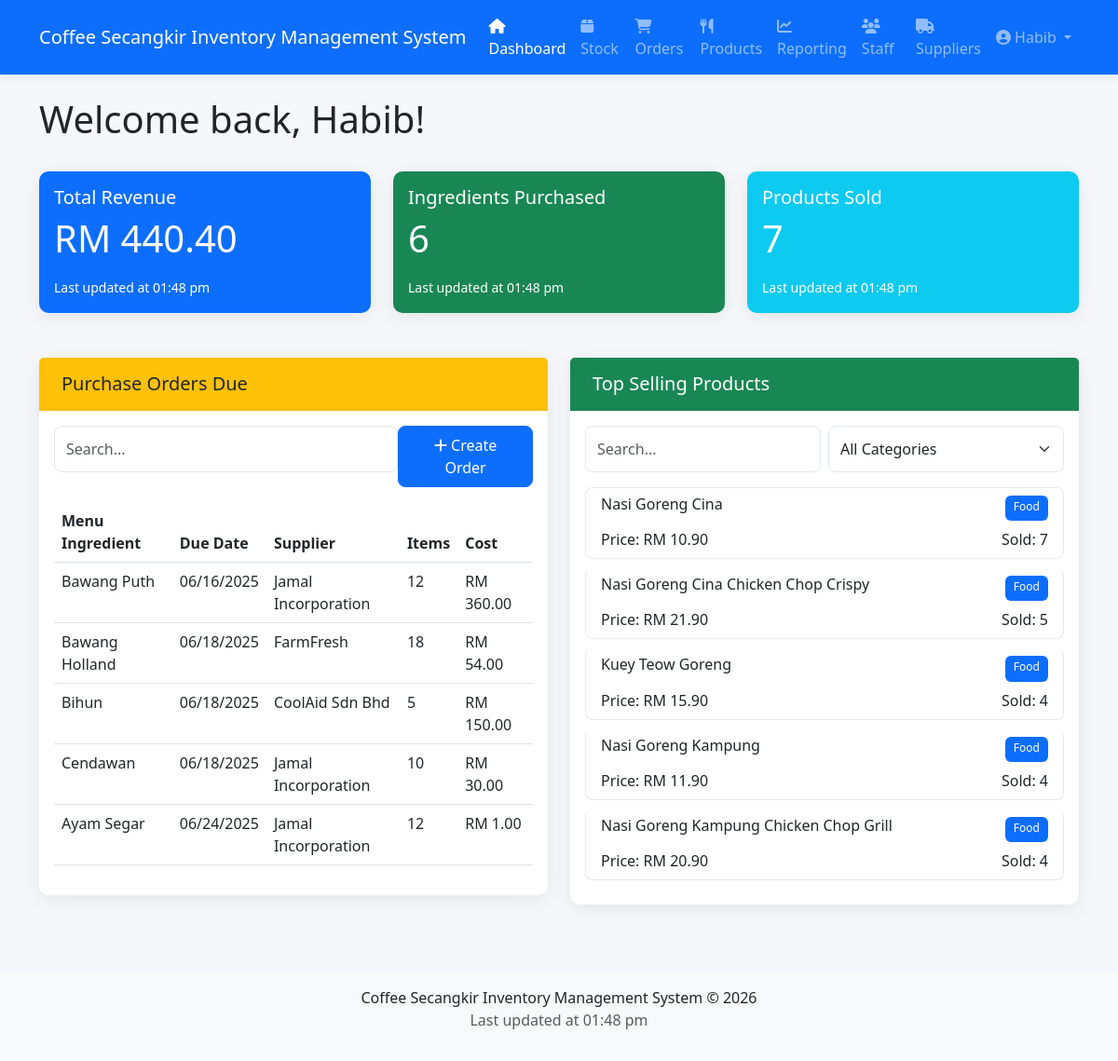
The app's page /modules/dashboard.php (signed in) with its own data.
### tables this page shows
CREATE TABLE purchase_orders (
    id INT AUTO_INCREMENT PRIMARY KEY,
    ingredient_id INT,
    due_date DATE,
    supplier_id INT,
    quantity INT,
    cost DECIMAL(10,2),
    status VARCHAR(20) DEFAULT 'pending',
    created_at TIMESTAMP DEFAULT CURRENT_TIMESTAMP,
    FOREIGN KEY (ingredient_id) REFERENCES ingredients(id),
    FOREIGN KEY (supplier_id) REFERENCES suppliers(id)
);

CREATE TABLE ingredients (
    id INT AUTO_INCREMENT PRIMARY KEY,
    name VARCHAR(100) NOT NULL,
    current_stock INT DEFAULT 0,
    purchased INT DEFAULT 0,
    price DECIMAL(10,2) NOT NULL
);

CREATE TABLE suppliers (
    id INT AUTO_INCREMENT PRIMARY KEY,
    name VARCHAR(100) NOT NULL,
    contact_name VARCHAR(100),
    email VARCHAR(100),
    phone VARCHAR(20),
    purchase_count INT DEFAULT 0
);

CREATE TABLE products (
    id INT AUTO_INCREMENT PRIMARY KEY,
    name VARCHAR(100) NOT NULL,
    category VARCHAR(50) DEFAULT 'Food',
    price DECIMAL(10,2) NOT NULL,
    sold_count INT DEFAULT 0,
    created_at TIMESTAMP DEFAULT CURRENT_TIMESTAMP
);

### modules/dashboard.php (the view, shortened to what this page needs)
<?php
require_once '../includes/db_connect.php';
require_once '../includes/header.php';
$stmt = $pdo->prepare("
    SELECT po.*, i.name AS ingredient_name, s.name AS supplier_name
    FROM purchase_orders po
    JOIN ingredients i ON po.ingredient_id = i.id
    JOIN suppliers s ON po.supplier_id = s.id
    ORDER BY po.due_date ASC
    LIMIT 5
");
$stmt->execute();
$orders = $stmt->fetchAll();
$stmt = $pdo->query("SELECT * FROM products ORDER BY sold_count DESC LIMIT 5");
$products = $stmt->fetchAll();
$stmt = $pdo->query("SELECT COUNT(*) AS total_products FROM products");
$total_products = $stmt->fetchColumn();
$stmt = $pdo->query("SELECT COUNT(*) AS total_orders FROM purchase_orders");
$total_orders = $stmt->fetchColumn();
$stmt = $pdo->query("SELECT SUM(p.price * p.sold_count) AS total_revenue FROM products p");
$total_revenue = $stmt->fetchColumn();
?>
<div class="d-flex justify-content-between align-items-center mb-4">
    <h1>Welcome back, <?= htmlspecialchars($_SESSION['user_name']) ?>!</h1>
</div>
<div class="row mb-4">
    <div class="col-md-4">
        <div class="card bg-primary text-white">
            <div class="card-body">
                <h5 class="card-title">Total Revenue</h5>
                <p class="card-text display-6">RM <?= number_format($total_revenue, 2) ?></p>
                <small>Last updated at <?= date('h:i a') ?></small>
            </div>
        </div>
    </div>
    <div class="col-md-4">
        <div class="card bg-success text-white">
            <div class="card-body">
                <h5 class="card-title">Ingredients Purchased</h5>
                <p class="card-text display-6"><?= $total_orders ?></p>
                <small>Last updated at <?= date('h:i a') ?></small>
            </div>
        </div>
    </div>
    <div class="col-md-4">
        <div class="card bg-info text-white">
            <div class="card-body">
                <h5 class="card-title">Products Sold</h5>
                <p class="card-text display-6"><?= $total_products ?></p>
                <small>Last updated at <?= date('h:i a') ?></small>
            </div>
        </div>
    </div>
</div>
<div class="row">
    <div class="col-md-6">
        <div class="card mb-4">
            <div class="card-header bg-warning">
                <h5 class="mb-0">Purchase Orders Due</h5>
            </div>
            <div class="card-body">
                <div class="d-flex justify-content-between mb-3">
                    <div class="w-75">
                        <input type="text" class="form-control" placeholder="Search..." id="orderSearch">
                    </div>
                    <a href="orders.php" class="btn btn-primary">
                        <i class="fas fa-plus"></i> Create Order
                    </a>
                </div>
                <div class="table-responsive">
                    <table class="table table-hover">
                        <thead>
                            <tr>
                                <th>Menu Ingredient</th>
                                <th>Due Date</th>
                                <th>Supplier</th>
                                <th>Items</th>
                                <th>Cost</th>
                            </tr>
                        </thead>
                        <tbody>
                            <?php foreach ($orders as $order): ?>
                                <tr>
                                    <td><?= htmlspecialchars($order['ingredient_name']) ?></td>
                                    <td><?= date('m/d/Y', strtotime($order['due_date'])) ?></td>
                                    <td><?= htmlspecialchars($order['supplier_name']) ?></td>
                                    <td><?= $order['quantity'] ?></td>
                                    <td>RM <?= number_format($order['cost'], 2) ?></td>
                                </tr>
                            <?php endforeach; ?>
                        </tbody>
                    </table>
                </div>
            </div>
        </div>
    </div>
    <div class="col-md-6">
        <div class="card">
            <div class="card-header bg-success text-white">
                <h5 class="mb-0">Top Selling Products</h5>
            </div>
            <div class="card-body">
                <div class="d-flex mb-3">
                    <input type="text" class="form-control me-2" placeholder="Search..." id="productSearch">
                    <select class="form-select" id="productCategory">
                        <option value="">All Categories</option>
                    </select>
                </div>
                <div class="list-group" id="productList">
                    <?php foreach ($products as $product): ?>
                        <div class="list-group-item product-item" data-category="<?= htmlspecialchars($product['category']) ?>">
                            <div class="d-flex justify-content-between">
                                <h6><?= htmlspecialchars($product['name']) ?></h6>
                                <span class="badge bg-primary"><?= htmlspecialchars($product['category']) ?></span>
                            </div>
                            <div class="d-flex justify-content-between mt-2">
                                <span>Price: RM <?= number_format($product['price'], 2) ?></span>
                                <span>Sold: <?= $product['sold_count'] ?></span>
                            </div>
                        </div>
                    <?php endforeach; ?>
                </div>
            </div>
        </div>
    </div>
</div>
<?php require_once '../includes/footer.php'; ?>

### includes/header.php (shortened to what this page needs)
<!DOCTYPE html>
<html lang="en">
<head>
    <link href="https://cdn.jsdelivr.net/npm/bootstrap@5.3.0/dist/css/bootstrap.min.css" rel="stylesheet">
    <link rel="stylesheet" href="https://cdnjs.cloudflare.com/ajax/libs/font-awesome/6.4.0/css/all.min.css">
    <link rel="stylesheet" href="assets/css/style.css">
</head>
<body>
    <nav class="navbar navbar-expand-lg navbar-dark bg-primary">
        <div class="container">
            <a class="navbar-brand" href="modules/dashboard.php">Coffee Secangkir Inventory Management System</a>
            <div class="collapse navbar-collapse" id="navbarNav">
                <ul class="navbar-nav me-auto">
                    <li class="nav-item">
                        <a class="nav-link" href="dashboard.php"><i class="fas fa-home"></i> Dashboard</a>
                    </li>
                    <li class="nav-item">
                        <a class="nav-link" href="stock.php"><i class="fas fa-box"></i> Stock</a>
                    </li>
                    <li class="nav-item">
                        <a class="nav-link" href="orders.php"><i class="fas fa-shopping-cart"></i> Orders</a>
                    </li>
                    <li class="nav-item">
                        <a class="nav-link" href="products.php"><i class="fas fa-utensils"></i> Products</a>
                    </li>
                    <li class="nav-item">
                        <a class="nav-link" href="reporting.php"><i class="fas fa-chart-line"></i> Reporting</a>
                    </li>
                    <li class="nav-item">
                        <a class="nav-link" href="staff.php"><i class="fas fa-users"></i> Staff</a>
                    </li>
                    <li class="nav-item">
                        <a class="nav-link" href="suppliers.php"><i class="fas fa-truck"></i> Suppliers</a>
                    </li>
                </ul>
                <ul class="navbar-nav">
                    <li class="nav-item dropdown">
                        <a class="nav-link dropdown-toggle" href="#" id="userDropdown" role="button" data-bs-toggle="dropdown">
                            <i class="fas fa-user-circle"></i> <?= $_SESSION['user_name'] ?? 'Guest' ?>
                        </a>
                    </li>
                </ul>
            </div>
        </div>
    </nav>
    <div class="container mt-4">

### includes/footer.php (shortened to what this page needs)
        </div>
    <footer class="bg-light text-center py-3 mt-5">
        <div class="container">
            <p class="mb-0">Coffee Secangkir Inventory Management System &copy; <?= date('Y') ?></p>
            <p class="text-muted">Last updated at <?= date('h:i a') ?></p>
        </div>
    </footer>
</body>
</html>

### assets/css/style.css (style rules this page uses)
:root { --primary: #0d6efd; --secondary: #6c757d; --success: #198754; --danger: #dc3545; --warning: #ffc107; --info: #0dcaf0; --light: #f8f9fa; --dark: #212529; }
body { background-color: #f5f7fb; font-family: 'Segoe UI', Tahoma, Geneva, Verdana, sans-serif; }
.card { border-radius: 10px; box-shadow: 0 4px 20px rgba(0, 0, 0, 0.08); border: none; margin-bottom: 24px; }
.card-header { font-weight: 600; padding: 1rem 1.5rem; border-bottom: 1px solid rgba(0,0,0,.05); }
.navbar { box-shadow: 0 2px 10px rgba(0, 0, 0, 0.1); }
.badge { font-weight: 500; padding: 0.5em 0.75em; }
.btn { border-radius: 8px; font-weight: 500; padding: 0.5rem 1rem; }
.form-control, .form-select { border-radius: 8px; padding: 0.75rem; border: 1px solid #e2e8f0; }
.list-group-item { border-radius: 8px !important; margin-bottom: 10px; border: 1px solid #e2e8f0; }

### records on screen
purchase_orders: ingredient.name "Bawang Puth", due_date "06/16/2025", supplier.name "Jamal Incorporation", quantity "12", cost "360.00"
purchase_orders: ingredient.name "Bawang Holland", due_date "06/18/2025", supplier.name "FarmFresh", quantity "18", cost "54.00"
purchase_orders: ingredient.name "Bihun", due_date "06/18/2025", supplier.name "CoolAid Sdn Bhd", quantity "5", cost "150.00"
purchase_orders: ingredient.name "Cendawan", due_date "06/18/2025", supplier.name "Jamal Incorporation", quantity "10", cost "30.00"
purchase_orders: ingredient.name "Ayam Segar", due_date "06/24/2025", supplier.name "Jamal Incorporation", quantity "12", cost "1.00"
products: name "Nasi Goreng Cina", category "Food", price "10.90", sold_count "7"
products: name "Nasi Goreng Cina Chicken Chop Crispy", category "Food", price "21.90", sold_count "5"
products: name "Kuey Teow Goreng", category "Food", price "15.90", sold_count "4"
products: name "Nasi Goreng Kampung", category "Food", price "11.90", sold_count "4"
products: name "Nasi Goreng Kampung Chicken Chop Grill", category "Food", price "20.90", sold_count "4"

### other values on screen
$_SESSION['user_name'] "Habib"
$total_revenue "440.40"
$total_orders "6"
$total_products "7"
